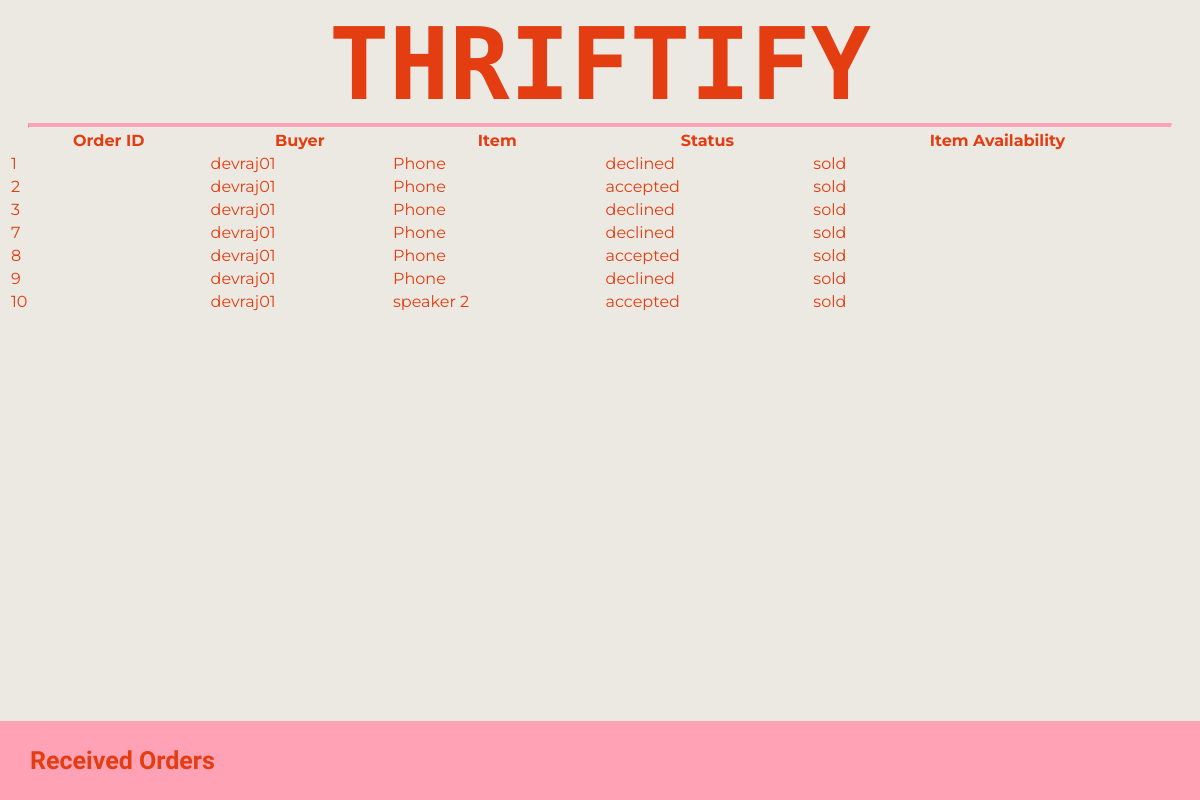
Page /received-orders/ (signed in) on the earlier database version.
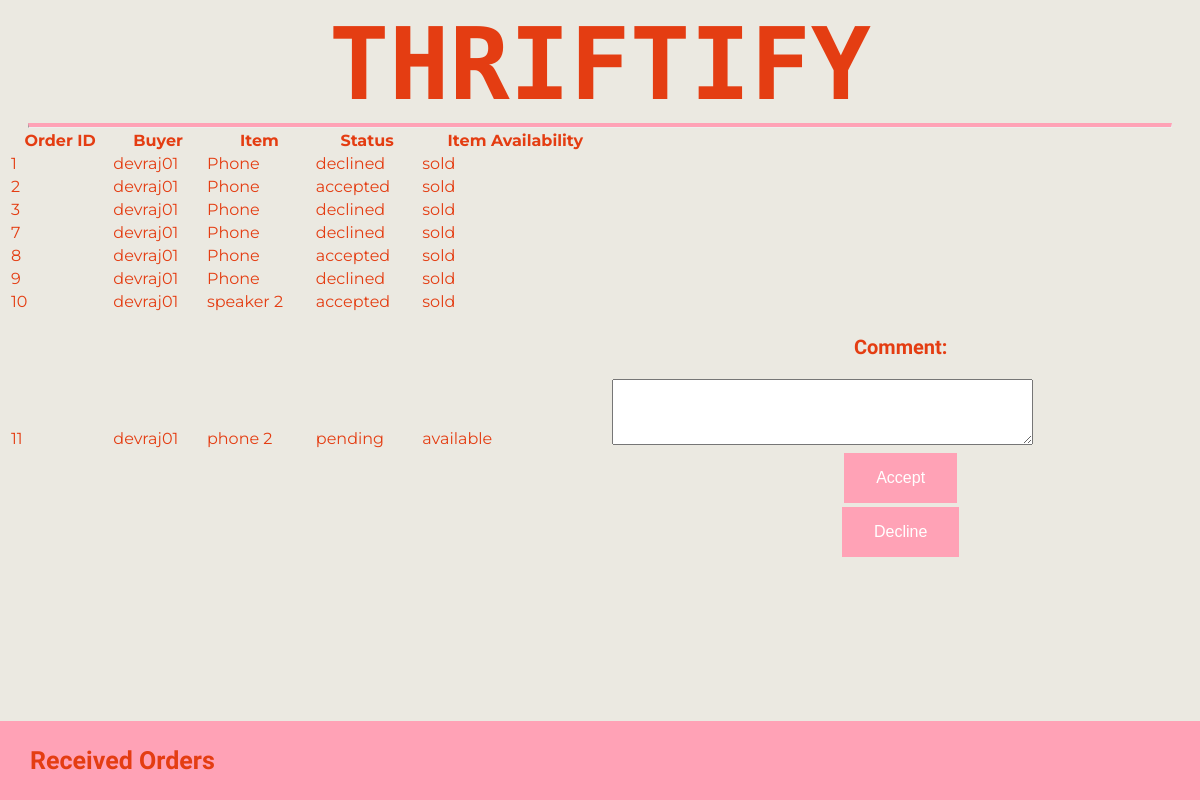
Same page on the later database version.
### Main/models.py (models this page shows, shortened)
class Order(models.Model):
    STATUS_CHOICES = (
        ("pending", "Pending"),
        ("accepted", "Accepted"),
        ("declined", "Declined"),
    )
    buyer = models.ForeignKey(User, on_delete=models.CASCADE)
    item = models.ForeignKey(Item, on_delete=models.CASCADE)
    status = models.CharField(max_length=20, choices=STATUS_CHOICES, default="pending")
    timestamp = models.DateTimeField(auto_now_add=True)
    comment = models.CharField(max_length=1000, default="")

class Item(models.Model):
    STATUS_CHOICES = (
        ("available", "Available"),
        ("sold", "Sold"),
    )
    seller = models.ForeignKey(User, on_delete=models.CASCADE)
    name = models.CharField(max_length=100)
    description = models.TextField()
    price = models.DecimalField(max_digits=10, decimal_places=2)
    picture = models.ImageField(upload_to="item_pictures/")
    status = models.CharField(
        max_length=20, choices=STATUS_CHOICES, default="available"
    )
    bought_by = models.CharField(max_length=150, blank=True, null=True)

### Main/views.py (the view)
# urls.py: path("received-orders/", views.received_orders, name="received_orders"),
@login_required
def received_orders(request):
    received_orders = Order.objects.filter(item__seller=request.user)
    return render(request, "received_orders.html", {"orders": received_orders})

### Main/templates/received_orders.html (shortened to what this page needs)
{% extends "master.html" %}
{% block content %}
    <table style="width:100%">
        <tr>
        <th>Order ID</th>
        <th>Buyer</th>
        <th>Item</th>
        <th>Status</th>
        <th>Item Availability</th>
        <th></th>
        </tr>
    {% for order in orders %}
    {% if order.status == "pending" and order.item.status == "available" %}
        <tr>
            <td>{{ order.id }}</td>
            <td>{{ order.buyer.username }}</td>
            <td>{{ order.item.name }}</td>
            <td>{{ order.status }}</td>
            <td>{{ order.item.status }} &nbsp;</td>
            <td><form method="post" action="{% url 'accept_order' order.id %}">
                <p>Comment:</p>
                <textarea name="comment" rows="4" cols="50"></textarea><br>
                <button type="submit">Accept</button>
            </form>
            <form method="post" action="{% url 'decline_order' order.id %}">
                <button type="submit">Decline</button>
            </form>
        </td>
        </tr>
    {% else %}
        <tr>
            <td>{{ order.id }}</td>
            <td>{{ order.buyer.username }}</td>
            <td>{{ order.item.name }}</td>
            <td>{{ order.status }}</td>
            <td>{{ order.item.status }}</td>
        </tr>
    {% endif %}
    {% empty %}
        No received orders.
    {% endfor %}
    </table>
    <div class="footer">
        <p>Received Orders</p>
    </div>
{% endblock %}

Differences in the rows shown:
added Order: id "11", buyer.username "devraj01", item.name "phone 2", status "pending", item.status "available"
